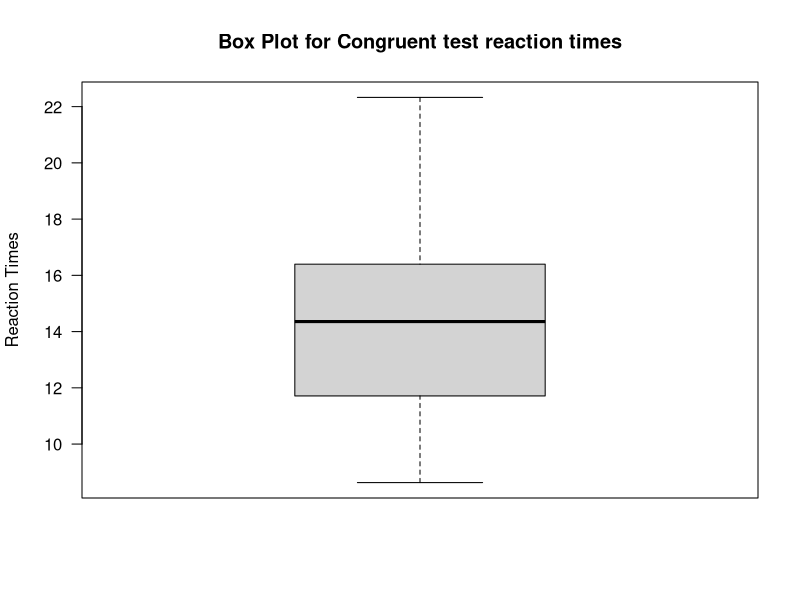
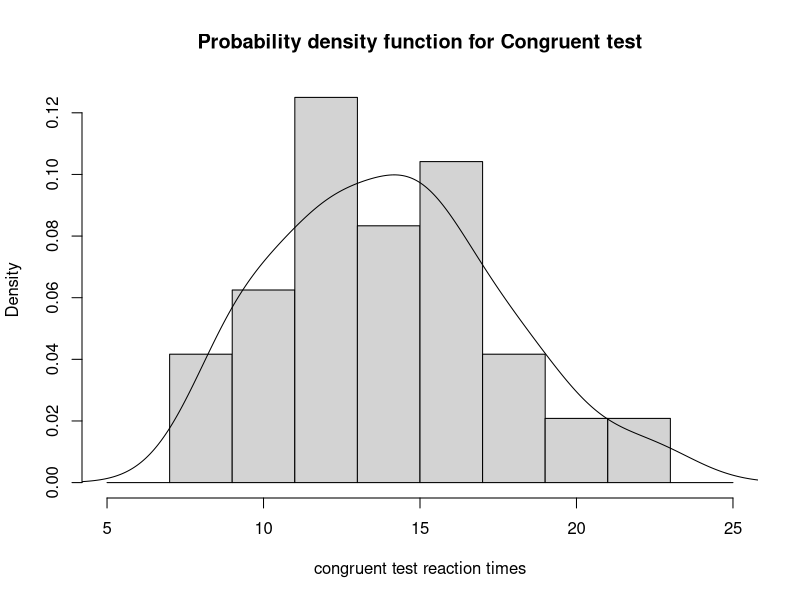
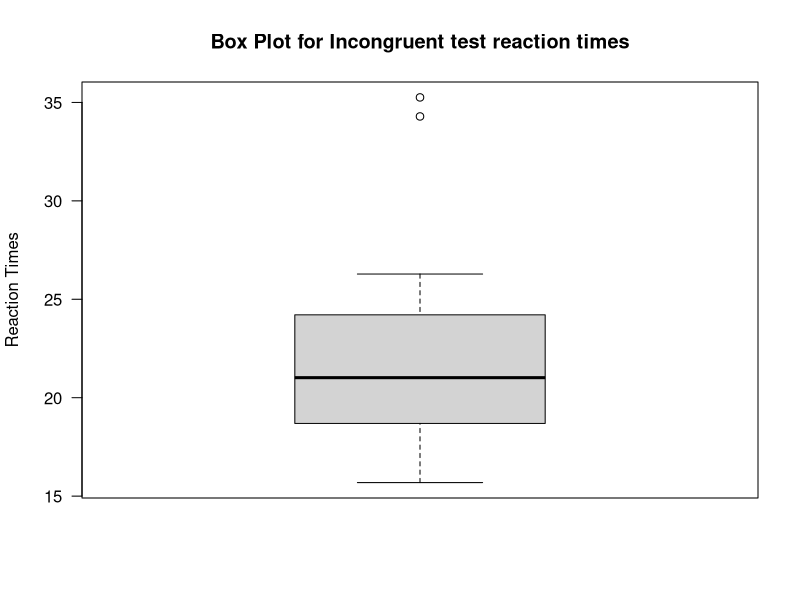
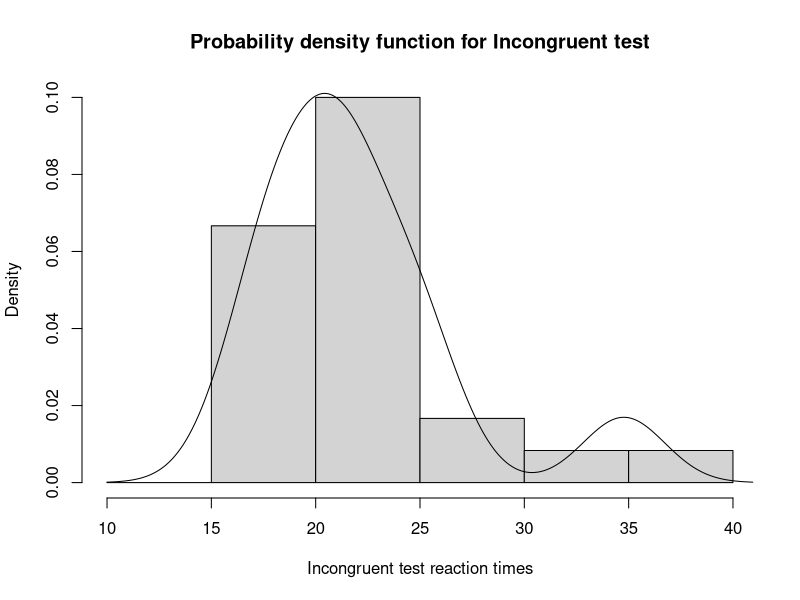

Source code (R) for these figures, in order:
## ---- chunk 1
library(readxl)
stroopdata <- read_excel("stroopdata.xlsx")
View(stroopdata)
attach(stroopdata)
## ---- chunk 2
str(stroopdata)
## ---- chunk 3
x<-mean(Congruent)
y<-mean(Incongruent)
sprintf("The mean for congruent test performances is %s",x)
sprintf("The mean for incongruent test performances is %s",y)
## ---- chunk 4
sc<-sd(Congruent)
si<-sd(Incongruent)
sprintf("The standard deviation for congruent test performances sample is %s",sc)
sprintf("The standard deviation for incongruent test performances sample is %s",si)
## ---- chunk 5
boxplot(Congruent, main="Box Plot for Congruent test reaction times", ylab="Reaction Times",las=1)
## ---- chunk 6
hist(Congruent, main="Probability density function for Congruent test", breaks = seq(5,25,2), xlab = "congruent test reaction times",probability = TRUE)
lines(density(Congruent))
## ---- chunk 7
boxplot(Incongruent, main="Box Plot for Incongruent test reaction times", ylab="Reaction Times",las=1)
## ---- chunk 8
hist(Incongruent, main="Probability density function for Incongruent test", breaks = seq(10,40,5), xlab = "Incongruent test reaction times",probability = TRUE)
lines(density(Incongruent))
## ---- chunk 9
se<-sqrt(((sc^2)+(si^2))/24)
se
## ---- chunk 10
t.test(x=Congruent, y=Incongruent, alternative = "two.sided", mu=0, var.equal = FALSE, conf.level = 0.95)
